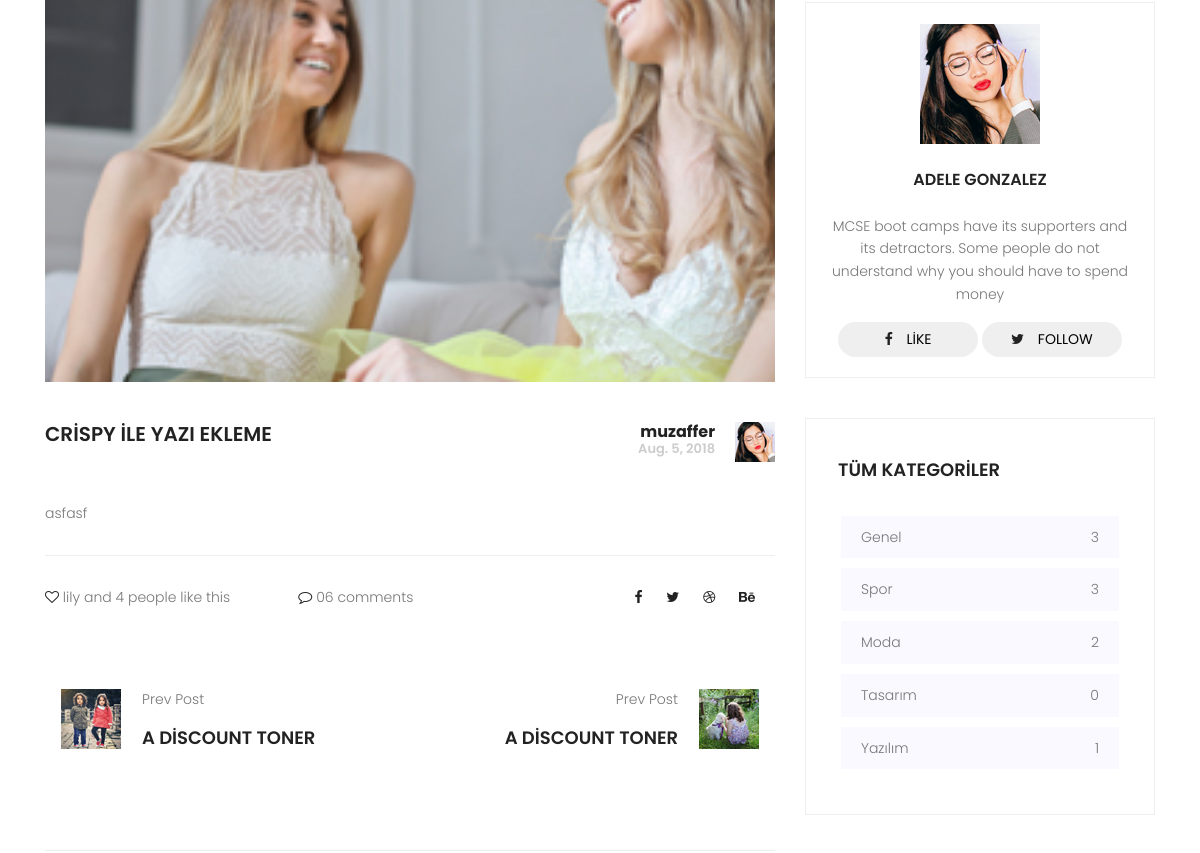
Page /detail/crispy-ile-yaz-ekleme (middle part) on the earlier database version.
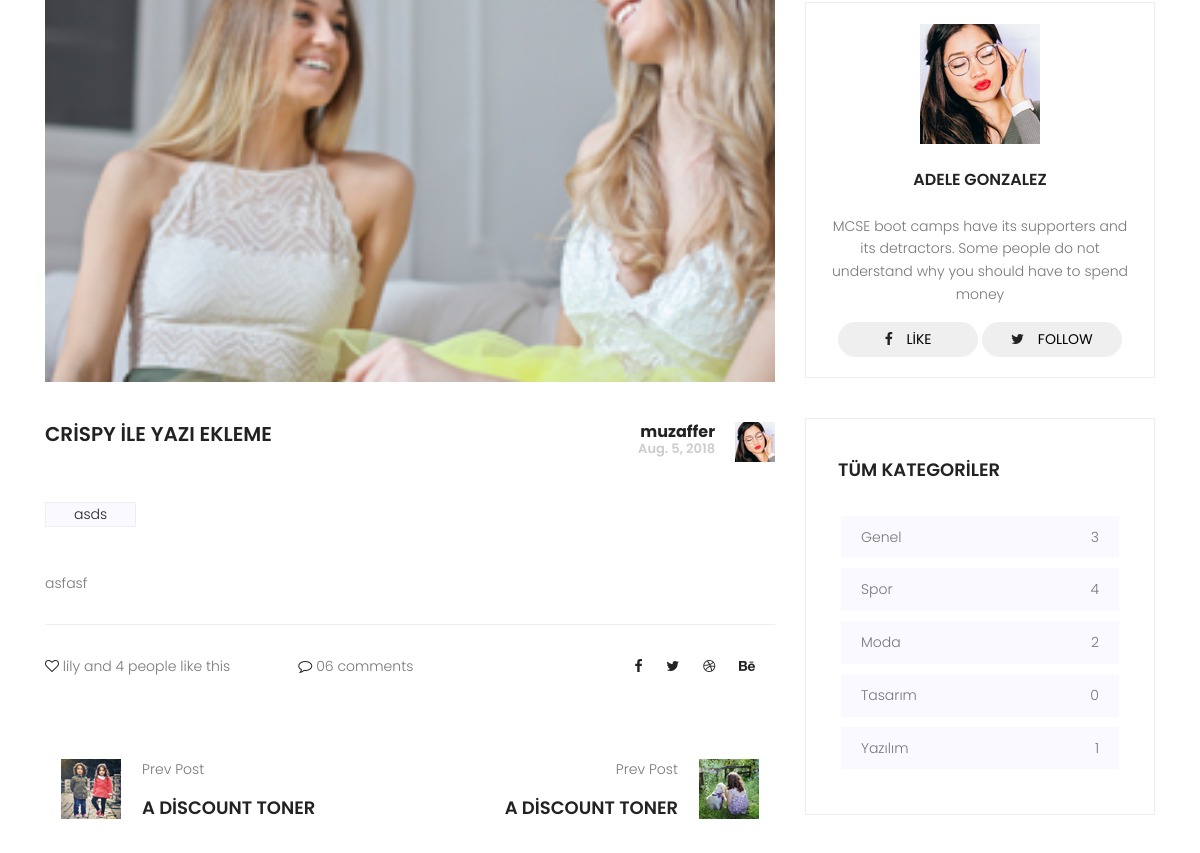
Same page on the later database version.
### posts/models.py (models this page shows, shortened)
class Category(models.Model):
    title = models.CharField(max_length=150)
    slug = models.SlugField(unique=True,editable=False)
    def postCount(self):
        return self.posts.all().count()

class Tag(models.Model):
    title = models.CharField(max_length=50)
    slug = models.SlugField(unique=True, editable=False)

### posts/views.py (the view, shortened to what this page needs)
# urls.py: path('detail/<slug:slug>', views.PostDetail.as_view(),name='single'),
class PostDetail(DetailView,FormMixin):
    template_name = "posts/single.html"
    model = Post
    context_object_name = "single"
    form_class = CreateCommentForm
    def get_context_data(self, **kwargs):
        context = super(PostDetail, self).get_context_data(**kwargs)
        context['allCategories'] = Category.objects.all()
        context['form']= self.get_form()
        return context

### posts/models.py (called while the page is built)
    def commentCount(self):
        return self.comments.all().count()

### posts/templates/posts/single.html (shortened to what the changed rows need)
{% extends "base.html" %}
{% load static %}
{% load crispy_forms_tags %}
{% block content %}
    <div class="post-wrapper pt-100">
        <section class="post-area">
            <div class="container">
                <div class="row justify-content-center">
                    <div class="col-lg-8">
                        <div class="single-page-post">
                            <div class="top-wrapper ">
                                <div class="row d-flex justify-content-between">
                                    <h2 class="col-lg-8 col-md-12 text-uppercase">
                                        {{ single.title }}
                                    </h2>
                                    <div class="col-lg-4 col-md-12 right-side d-flex justify-content-end">
                                        <div class="desc">
                                           <h2>{{ single.user.username }}</h2>
                                        </div>
                                    </div>
                                </div>
                            </div>
                            <div class="tags">
                                <ul>
                                    {% for tag in single.tag.all %}
                                    <li><a href="{% url 'tag-detail' tag.slug %}">{{ tag.title }}</a></li>
                                    {% endfor %}
                                </ul>
                            </div>
                        </div>
                    </div>
                    <div class="col-lg-4 sidebar-area ">
                        <div class="single_widget about_widget">
                            <h2 class="text-uppercase">Adele Gonzalez</h2>
                        </div>
                        <div class="single_widget cat_widget">
                            <ul>
                                {% for category in allCategories %}
                                <li>
                                    <a href="{% url 'category-detail' category.slug %}">{{category.title }} <span>{{ category.postCount }} </span></a>
                                </li>
                                {% endfor %}
                            </ul>
                        </div>
                    </div>
                </div>
            </div>
        </section>
    </div>
{% endblock %}

Differences in the rows shown:
added Tag: title "asds"
computed for Category "Spor": postCount "3" → "4"
